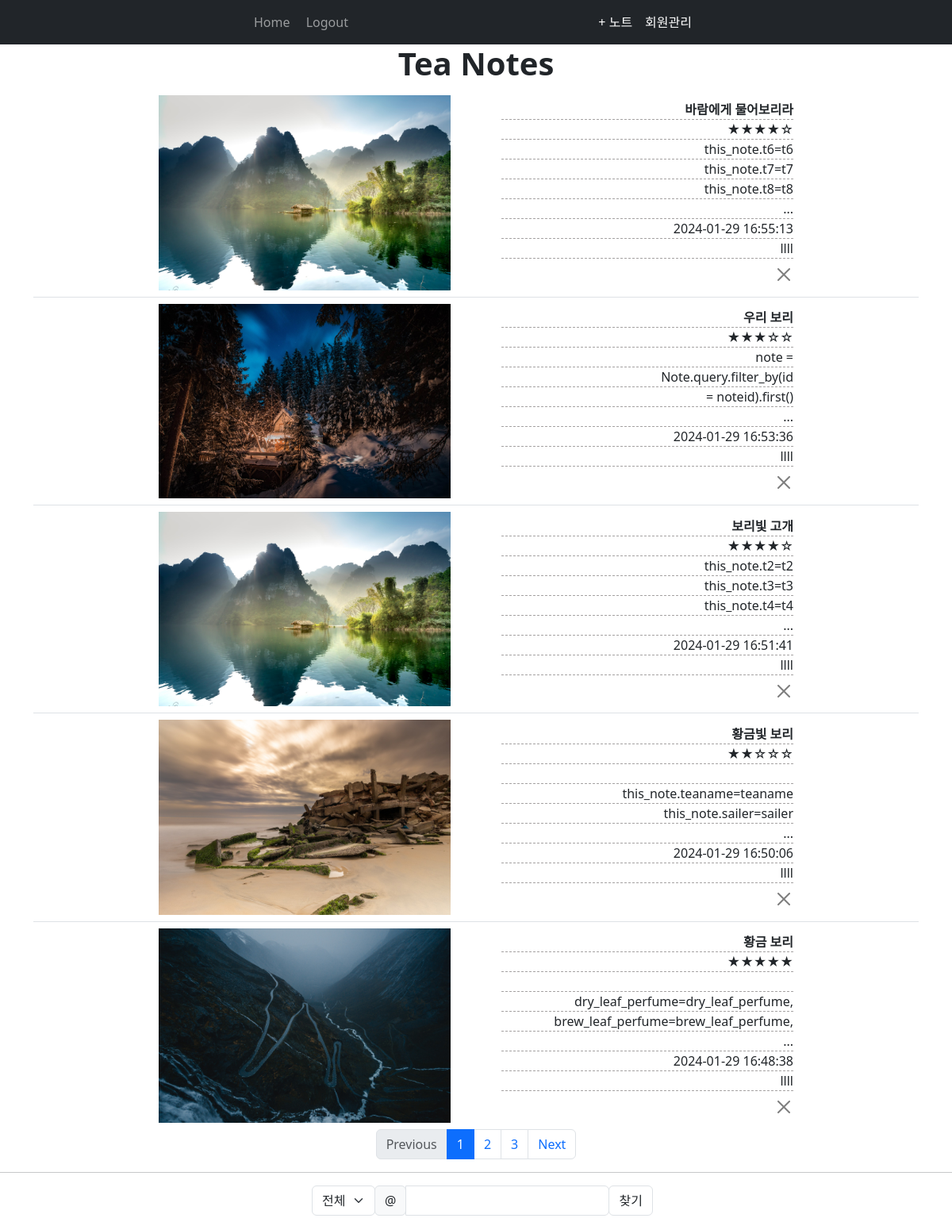
Page / (signed in) on the earlier database version.
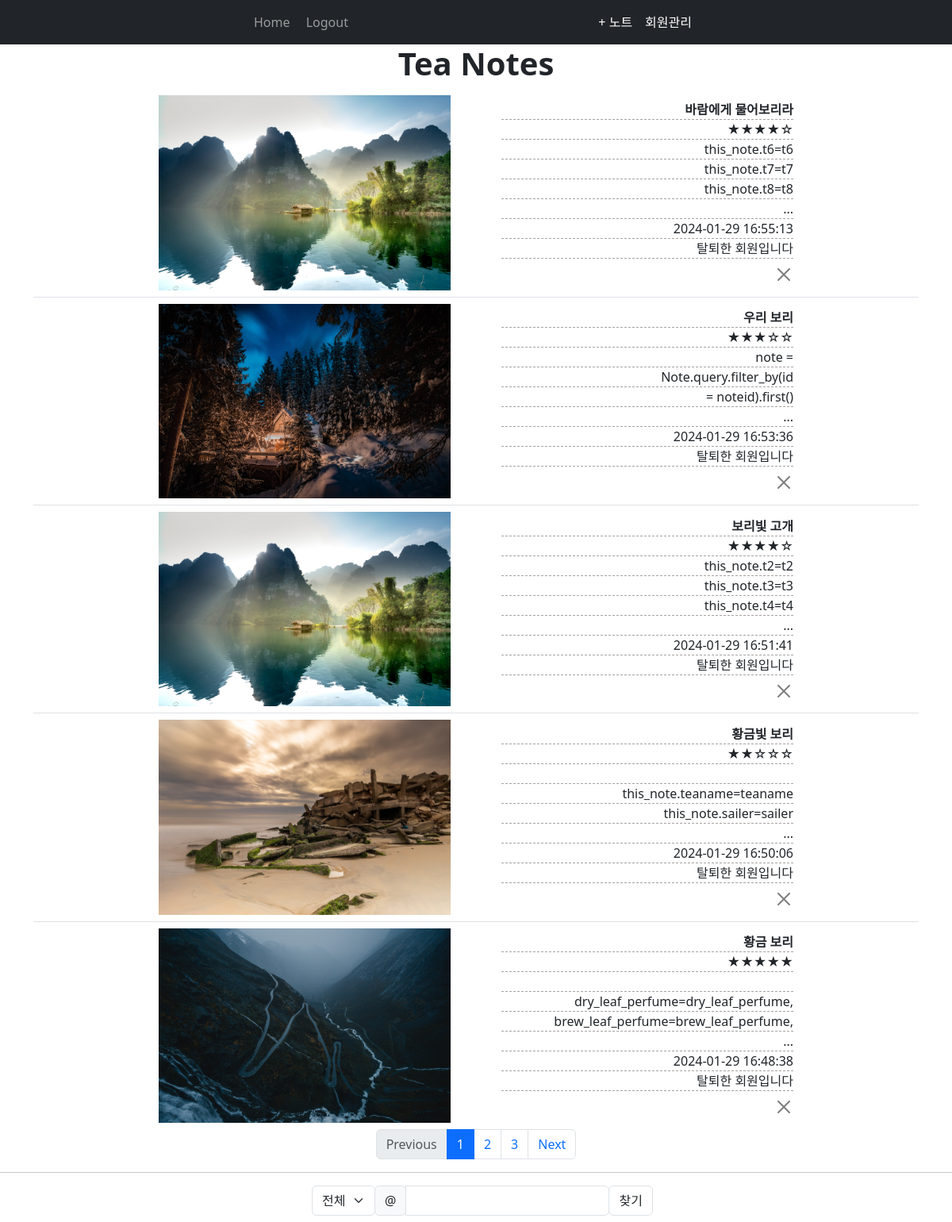
Same page on the later database version.
### website/models.py (models this page shows)
class User(db.Model, UserMixin):
    id = db.Column(db.Integer, primary_key=True)
    email = db.Column(db.String(150), unique=True)
    password = db.Column(db.String(150))
    pen_name = db.Column(db.String(150), unique=True)
    tier = db.Column(db.Integer)
    notes = db.relationship('Note')

class Note(db.Model):
    id = db.Column(db.Integer, primary_key=True)  # ID
    teaname = db.Column(db.String(150), nullable=False)           # 차이름
    sailer = db.Column(db.String(150))           # 판매처
    country = db.Column(db.String(150))           # 원산지
    type_of_tea = db.Column(db.String(150))      # 차 종류: 백차, 황차, 녹차, ...
    tea_quantity = db.Column(db.Integer)          # 무게
    tea_temprature = db.Column(db.Integer)        # 온도
    tea_brew_time = db.Column(db.Integer)         # 시간
    grade = db.Column(db.Integer)  # 평점
    dry_leaf_appearence = db.Column(db.String(5000), nullable=True)  # 마른 잎 외형
    brew_leaf_appearence = db.Column(db.String(5000), nullable=True) # 우린 잎 외형
    dry_leaf_perfume = db.Column(db.String(5000), nullable=True)     # 마른 잎 향
    brew_leaf_perfume = db.Column(db.String(5000), nullable=True)    # 우린 잎 향
    strength_of_taste = db.Column(db.Integer)            # 맛의 강도
    t1 = db.Column(db.Integer)
    t2 = db.Column(db.Integer)
    t3 = db.Column(db.Integer)
    t4 = db.Column(db.Integer)
    t5 = db.Column(db.Integer)
    t6 = db.Column(db.Integer)
    t7 = db.Column(db.Integer)
    t8 = db.Column(db.Integer)
    t9 = db.Column(db.Integer)
    t10 = db.Column(db.Integer)
    t11 = db.Column(db.Integer)
    t12 = db.Column(db.Integer)
    strength_of_perfume = db.Column(db.Integer)
    p1 = db.Column(db.Integer)
    p2 = db.Column(db.Integer)
    p3 = db.Column(db.Integer)
    p4 = db.Column(db.Integer)
    p5 = db.Column(db.Integer)
    p6 = db.Column(db.Integer)
    p7 = db.Column(db.Integer)
    p8 = db.Column(db.Integer)
    p9 = db.Column(db.Integer)
    p10 = db.Column(db.Integer)
    p11 = db.Column(db.Integer)
    p12 = db.Column(db.Integer)
    leaf_color = db.Column(db.String(100), nullable=True) # 수색
    transparency = db.Column(db.Integer)   # 투명도
    finish = db.Column(db.Integer)   # 피니쉬
    note = db.Column(db.String(10000), nullable=True)   # 총평
    brief_note1 = db.Column(db.String(50))
    brief_note2 = db.Column(db.String(50))
    brief_note3 = db.Column(db.String(50))
    brief_note4 = db.Column(db.String(50))
    image = db.Column(db.String(150))    # 사진
    date = db.Column(db.DateTime(timezone=True), default=func.current_timestamp()) # 기록날짜
    user_id = db.Column(db.Integer, db.ForeignKey('user.id'))        # 사용자 id

### website/views.py (the view)
@views.route('/', methods=['GET', 'POST'])
@views.route('/<filter_type>/<filter_content>', methods=["GET", "POST"])
@login_required
def home(filter_type="전체", filter_content="전체"):
    page = request.args.get('page')
    print("page= ", page)
    if not page:
        page = 1
    if request.method =="POST":
        filter_type, filter_content = request.form.get('filter-type'), request.form.get('filter-content')
        page = 1
    notes= filtered_notes(filter_type, filter_content)
    if request.method =="POST":
        return redirect(url_for('views.home', filter_type=filter_type, filter_content=filter_content))
    else:
        return render_template('home.html', filter_type=filter_type, filter_content=filter_content, notes=notes, user=current_user, users=User, page=page)

### website/__init__.py (called while the page is built)
def create_app():
    app = Flask(__name__)
    app.config['SECRET_KEY'] = 'Genius_is_1_inspiration_and_99_perspiration'
    app.config['SQLALCHEMY_DATABASE_URI'] = f'sqlite:///{DB_NAME}'
    app.config['UPLOAD_FOLDER'] = UPLOAD_FOLDER
    db.init_app(app)
    from .views import views
    from .auth import auth
    app.register_blueprint(views, url_prefix='/')
    app.register_blueprint(auth, url_prefix='/')
    from .models import User, Note
    with app.app_context():
        db.create_all()
    login_manager = LoginManager()
    login_manager.login_view = 'auth.login'
    login_manager.init_app(app)
    @login_manager.user_loader
    def load_user(id):
        return User.query.get(int(id))
    return app

### website/views.py (called while the page is built)
def filtered_notes(filter_type, filter_content):
    if filter_type=='차명':
        notes= Note.query.filter(Note.teaname.contains(filter_content)).all()
    elif filter_type=='필명':
        userid = User.query.filter_by(pen_name=filter_content).first().id
        notes= Note.query.filter_by(user_id=userid).all()
    elif filter_type=='종류':
        notes= Note.query.filter_by(type_of_tea=filter_content).all()
    else:
        notes=Note.query.all()
    return notes

### website/templates/home.html (shortened to what this page needs)
{% extends "base.html" %} {% block title %}Home{% endblock %}
{% block content %}
<h1 class="page-title">Tea Notes</h1>
<ul class="list-group list-group-flush" id="notes">
  {% set cur_page = page|int %}
  {% set NOTE_IN_PAGE = 5 %}
  {% for note in notes[::-1][NOTE_IN_PAGE*(cur_page-1): NOTE_IN_PAGE*cur_page] %}
  <li class="list-group-item">
    <div class="d-flex flex-wrap align-items-center justify-content-center hd-highlight" style="gap:4rem;">
      <div class="bd-highlight">
        <a href="{{ url_for('views.show_note', noteid=note.id) }}">
          <img class="tea-image" src= "{{ url_for('static', filename= 'upload-images/') + note.image }}" />
        </a>
      </div>
      <div class="bd-highlight">
        <div class="note-content"><span class="tea-name">{{ note.teaname }}</span></div>
        <div class="note-content"><span>{{ '★' * note.grade }}</span><span>{{ '☆' * (5 - note.grade) }}</span></div>
        <div class="note-content">&nbsp;{{ note.brief_note1 }}</div>
        <div class="note-content">&nbsp;{{ note.brief_note2 }}</div>
        <div class="note-content">&nbsp;{{ note.brief_note3 }}</div>
        <div class="note-content">&nbsp;{{ note.brief_note4 }}</div>
        <div class="note-content">{{ note.date }}</div>
        {% set writer = users.query.filter_by(id=note.user_id).first().pen_name %}
        <div class="note-content">{{ writer if writer else "탈퇴한 회원입니다" }} </div>
        <div class="float-end mt-2">
          {% if (note.user_id == user.id) or (user.tier == 1) %}
          <button type="button" class="btn-close" onClick="deleteNote({{ note.id }})">
          </button>
          {% endif %}
        </div>
      </div>
    </div>
  </li>
  {% endfor %}
</ul>
{% endblock %}
{% block foot %}
  {% set NOTE_IN_PAGE = 5 %}
  {% set cur_page = page|int %}
  {% set NOTE_COUNT = notes|count %}
  {% set TOTAL_PAGES= ((NOTE_COUNT-1) // NOTE_IN_PAGE) + 1 %}
  {% if filter_type == "전체" %}
    {% set PAGE_URL = url_for('views.home')  %}
  {% else %}
  {% set PAGE_URL = url_for('views.home',filter_type=filter_type, filter_content=filter_content)  %}
  {% endif %}
  {% if TOTAL_PAGES > 3 %}
  <nav aria-label="...">
    <ul class="pagination justify-content-center">
      {% if cur_page == 1 %}
      <li class="page-item disabled"><a class="page-link" href="{{ PAGE_URL + '?page=' + (cur_page - 1)|string }}">Previous</a></li>
      <li class="page-item active" aria-current="page">
        <span class="page-link">
          1
        </span>
      </li>
      <li class="page-item"><a class="page-link" href="{{ PAGE_URL + '?page=2' }}">2</a></li>
      <li class="page-item"><a class="page-link" href="{{ PAGE_URL + '?page=3' }}">3</a></li>
      <li class="page-item"><a class="page-link" href="{{ PAGE_URL + '?page=' + (cur_page + 1)|string }}">Next</a></li>
      {% endif %}
  {% endif %}
    </ul>
  </nav>
  <hr></hr>
  <form method="POST" enctype="multipart/form-data">
    <div class="input-group justify-content-center mx-2">
      <div class="col-auto">
        <select class="form-select" name="filter-type" id="inputGroupSelect01" aria-label="Example select with button addon">
          {% set filter_types=["전체", "차명", "필명", "종류"] %}
          {% for filtertype in filter_types %}
          {% if filter_type == filtertype %}
            <option selected value="{{ filtertype }}">{{ filtertype }}</option>
          {% else %}
            <option value="{{ filtertype }}">{{ filtertype }}</option>
          {% endif %}{% endfor %}
        </select>
      </div>
      <div class="col-auto">
        <div class="input-group mb-2">
          <div class="input-group-prepend">
            <div class="input-group-text">@</div>
          </div>
          <input type="text" class="form-control" name="filter-content" id="inlineFormInputGroup" value="{{ '' if filter_type=='전체' else filter_content }}">
        </div>
      </div>
      <div class="col-auto">
        <button type="submit" class="btn btn-white border mb-2">찾기</button>
      </div>
    </div>
  </form>
{% endblock %}

Differences in the rows shown:
no longer on this page (row edited): User: pen_name "llll"
changed Note "바람에게 물어보리라": writer (not shown) → "탈퇴한 회원입니다"
changed Note "우리 보리": writer (not shown) → "탈퇴한 회원입니다"
changed Note "보리빛 고개": writer (not shown) → "탈퇴한 회원입니다"
changed Note "황금빛 보리": writer (not shown) → "탈퇴한 회원입니다"
changed Note "황금 보리": writer (not shown) → "탈퇴한 회원입니다"
